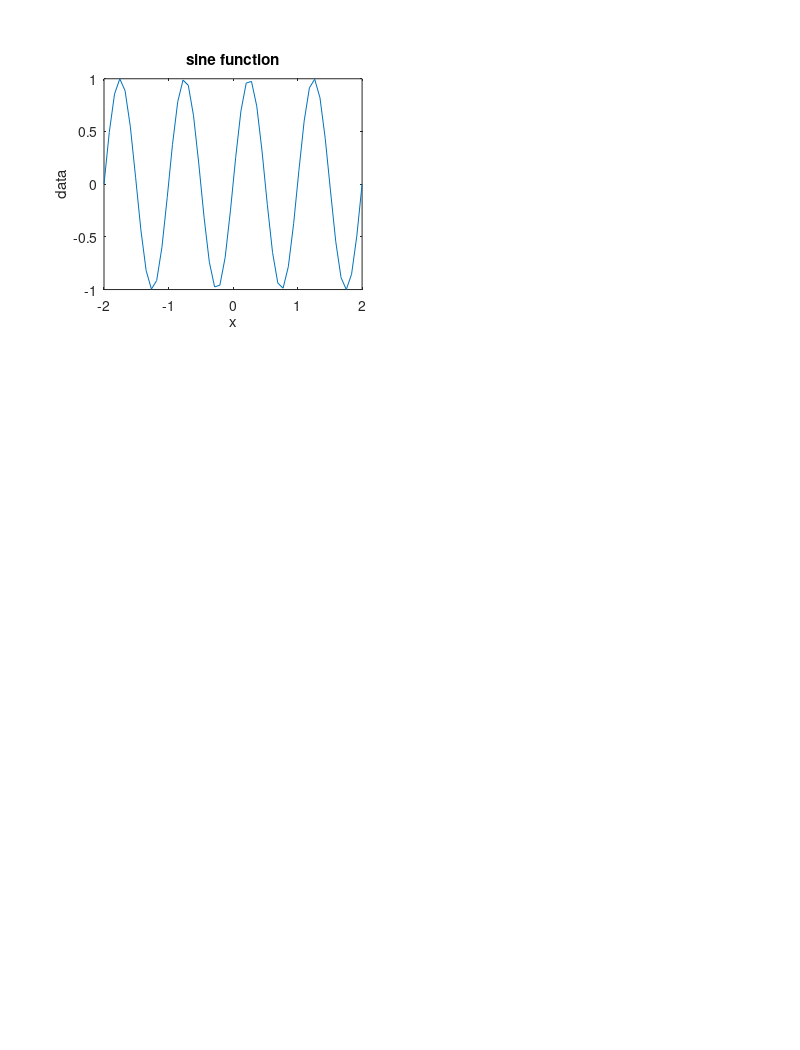

This figure's MATLAB source: (Note: this script raises an error after producing the figure.)
%
% plot_basic.m
% Yoshihiro Kaneko, 16-Oct-2007
% 
% This script is used for matlab tutorial
%

clear all       % clear all variables in memory
close all       % close all open figures

% generate 50 linearly-spaced points, ranging from -2 to 2
x = linspace(-2,2,50);    

% generate "data points" using sine function
data = sin(2*pi*x);

% plot continuous curve
figure;
subplot(3,2,1);            % make 3 by 2 sub-panels
plot(x,data)               
xlabel('x');
ylabel('data');
title('sine function');

orient tall,wysiwyg;      % make the size of the figure on the screen to equal
                           % the size of the figure that would be printed 

%%% same example with additional plotting commands %%%

subplot(3,2,2);            
plot(x,data,'k.-')                        
xlabel('x','fontsize',12);
ylabel('data','fontsize',12);
set(gca,'xtick',[-1 -0.3 0 0.8 1.2]); % control tick spacing for x-axis
set(gca,'ytick',[-1:0.25:1]);         % control tick spacing for y-axis
axis([-1.5 1.5 -1 1]);                % control axis scaling and appearance


%%% another example: log scale is used for the Y-axis %%%

sigma_h = exp(exp(x));

% plot discrete data points
subplot(3,2,3);
semilogy(x,sigma_h,'m.')
xlabel('x','fontname','Times','fontsize',16);
ylabel('\sigma_h','fontname','Times','fontsize',16);
title('e^{e^{x}}');
set(gca,'ydir','reverse');



%%% another example: Log-log scale plot %%%

% generate 20 logrithmically-spaced points, ranging from 10^-10 to 10^10
x = logspace(-10,10,20);
func1 = 4*x;
func2 = 900*x;

% plot discrete data points
subplot(3,2,4);
loglog(x,func1,'r-.',x,func2,'b--')
xlabel('x');
ylabel('y','fontname','Times','fontsize',16);
legend('{\it f}_1','{\it f}_2','location','southeast');


%%% another example: 3-D colored surface plot  %%%

clear all;
subplot(3,2,[5 6]);
load topo.txt    % load topographys data called "topo.txt"
d=topo;

surfc(topo);
xlabel('West-East Distance (m)');
ylabel('North-South Distance (m)');
zlabel('Elevation (m)');
title('Topography');
colorbar;
